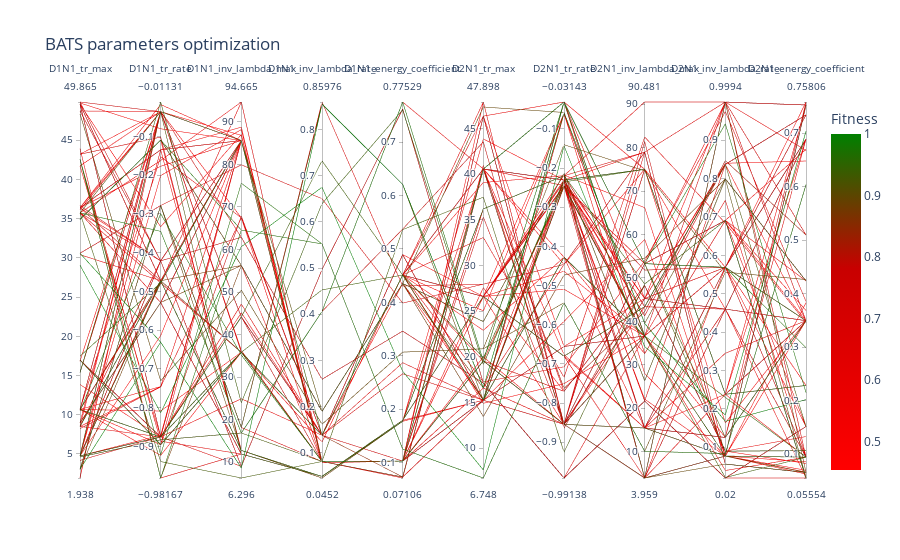

The cell this chart's notebook holds for it:
### Code cell
viewer.parallel_coordinates()

### Figure 1 — Plotly figure (JSON) as saved in the notebook; plotly's stock layout.template omitted (floating-point values rounded to 4 significant figures; data arrays with more than 128 entries replaced by an {"elided": "..."} marker saying what was removed)
{"data": [{"dimensions": [{"label": "D1N1_tr_max", "values": {"elided": "300 float values"}}, {"label": "D1N1_tr_rate", "values": {"elided": "300 float values"}}, {"label": "D1N1_inv_lambda_max", "values": {"elided": "300 float values"}}, {"label": "D1N1_inv_lambda_rate", "values": {"elided": "300 float values"}}, {"label": "D1N1_energy_coefficient", "values": {"elided": "300 float values"}}, {"label": "D2N1_tr_max", "values": {"elided": "300 float values"}}, {"label": "D2N1_tr_rate", "values": {"elided": "300 float values"}}, {"label": "D2N1_inv_lambda_max", "values": {"elided": "300 float values"}}, {"label": "D2N1_inv_lambda_rate", "values": {"elided": "300 float values"}}, {"label": "D2N1_energy_coefficient", "values": {"elided": "300 float values"}}], "domain": {"x": [0, 1], "y": [0, 1]}, "line": {"color": {"elided": "300 float values"}, "coloraxis": "coloraxis"}, "name": "", "type": "parcoords"}], "layout": {"coloraxis": {"colorbar": {"title": {"text": "Fitness"}}, "colorscale": [[0, "rgb(255,0,0,0.5)"], [0.6, "rgb(200,0,0,0.5)"], [1, "green"]]}, "legend": {"tracegroupgap": 0}, "title": {"text": "BATS parameters optimization"}}}
